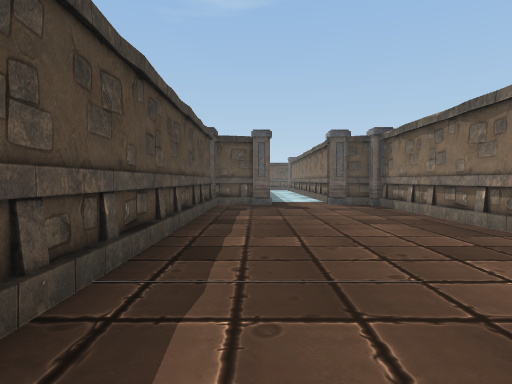
[1] (above)

15 first-person views from a walk through a 3-D level made in the Unity game engine. The camera is 1.4 m above the floor, tilts 2° down and sees 75° across. The floor is counted in squares, 2 m on a side. Each view is taken from the middle of a square. On the plan, view 1 faces up. The plan holds only what a view shows up to about 10 squares ahead; the rest is blank. The place goes on beyond the plan. The player character is not drawn. Some animated figures are not drawn.

[2]
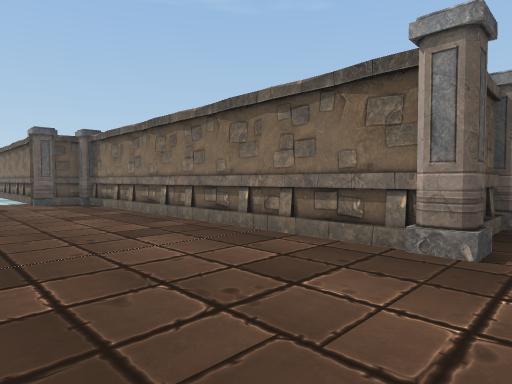

[3]
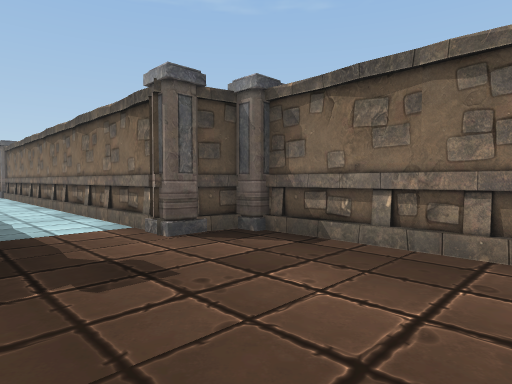

[4]
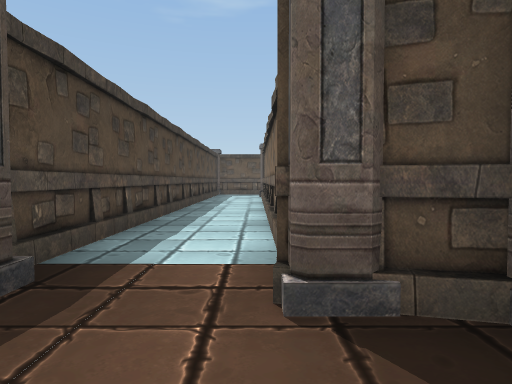

[5]
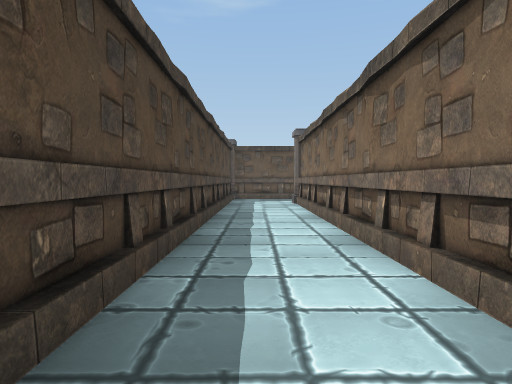

[6]
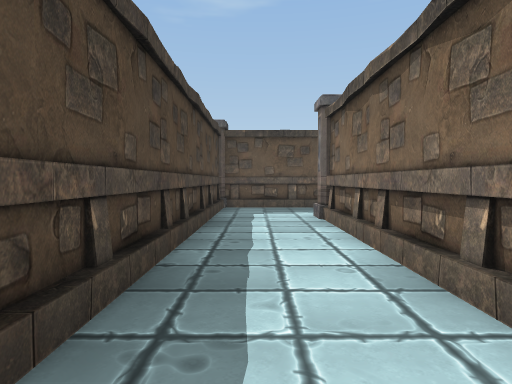

[7]
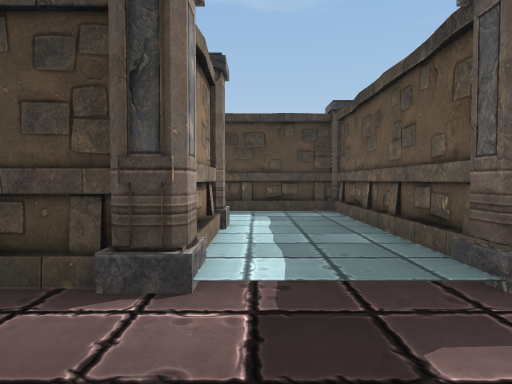

[8]
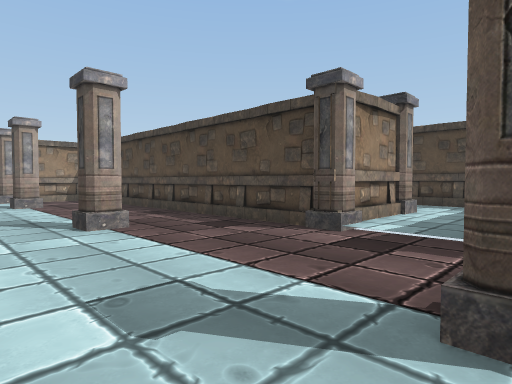

[9]
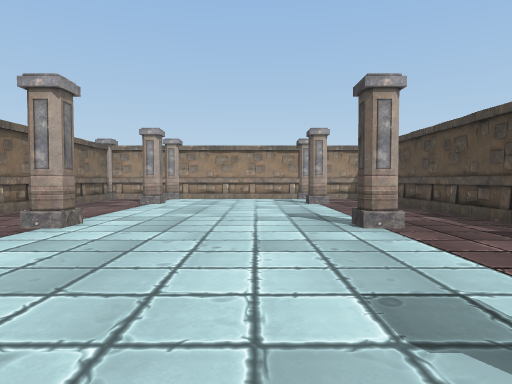

[10]
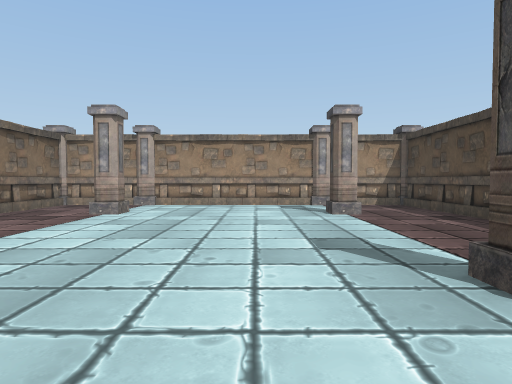

[11]
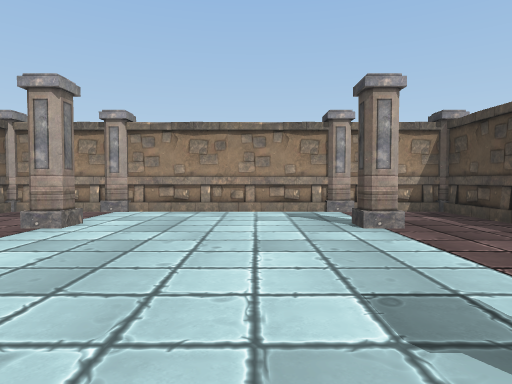

[12]
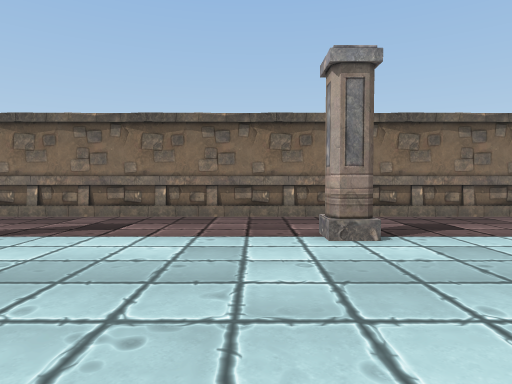

[13]
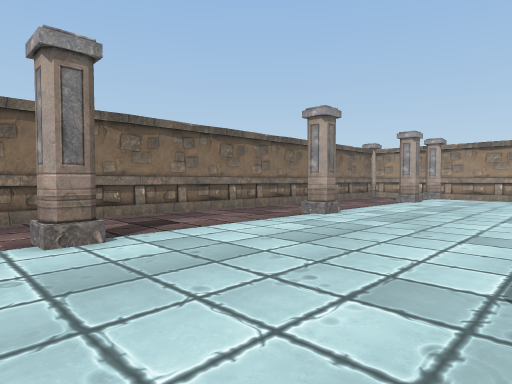

[14]
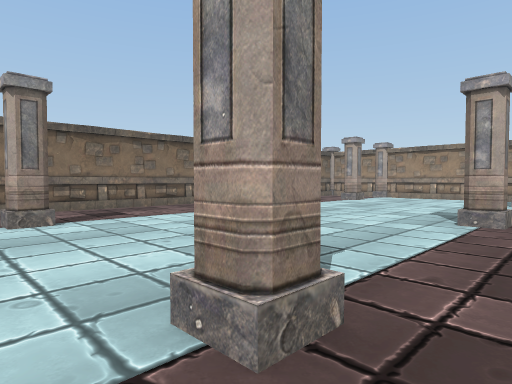

[15]
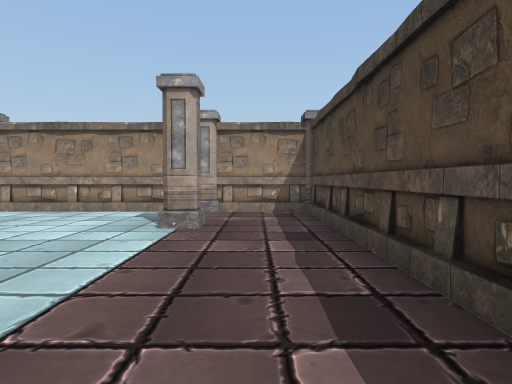

### Floor plan
Key: @ floor where view 1 was taken; # wall or solid block; . main floor; : floor 0.25 m higher than the main floor; / step, stairs or slope; O other object.
Columns run from 1 left of view 1 to 15 right of it. Each row starts with its distance up from view 1.
 26        ....... .#
 25  #####O.O....O..#
 24  #::::/.........#
 23  #::::/.........#
 22  #:O##O.........#
 21  #:/##/.........#
 20  #:/##/.O....O..#
 19  #:/##/.........#
 18  #:/##/.........#
 17  #:/##/.........#
 16  #:/##/.........#
 15  #:/##/.O....O..#
 14  #:/##/.........#
 13  #:/##/.........#
 12  #:/# O#O####O###
 11  #:/#
 10 OO:O##
  9 #::::#
  8 #::::#
  7 #::::#
  6 #::::#
  5 #::::#
  4 #::::#
  3 #::::#
  2 #::::#
  1  ::::##
  0  @:::O#O
 -1  :::::

Where each view was taken, in squares from view 1:
view 1: 0 up, 0 right, facing up
view 2: 1 down, 0 right, facing up-right
view 3: 6 up, 0 right, facing up-right
view 4: 8 up, 2 right, facing up
view 5: 12 up, 1 right, facing up
view 6: 16 up, 1 right, facing up
view 7: 23 up, 7 right, facing left
view 8: 25 up, 9 right, facing down-left
view 9: 25 up, 9 right, facing down
view 10: 22 up, 9 right, facing down
view 11: 20 up, 9 right, facing down
view 12: 21 up, 8 right, facing right
view 13: 26 up, 8 right, facing down-right
view 14: 26 up, 6 right, facing down-right
view 15: 20 up, 6 right, facing down
